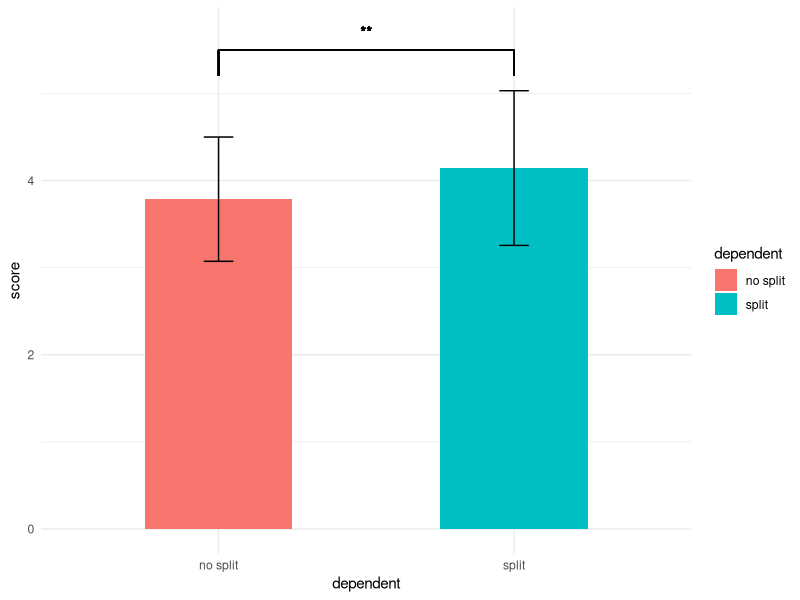
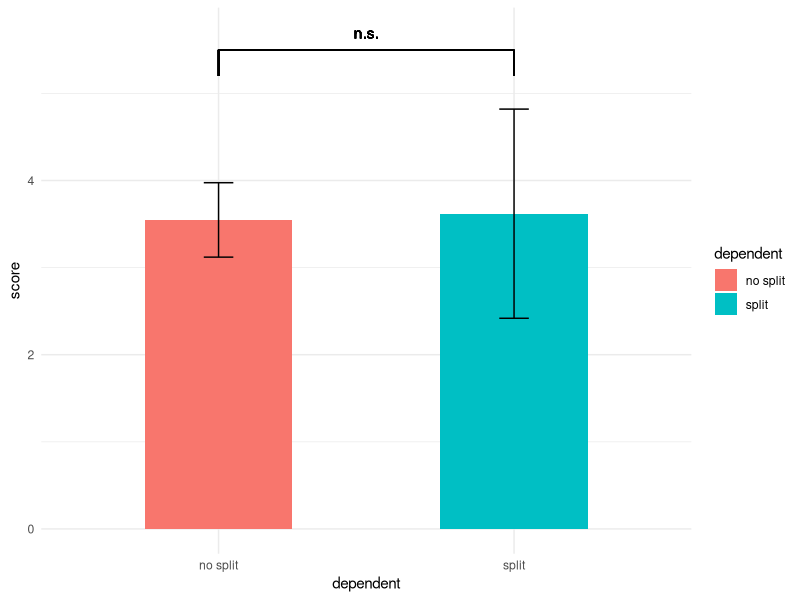
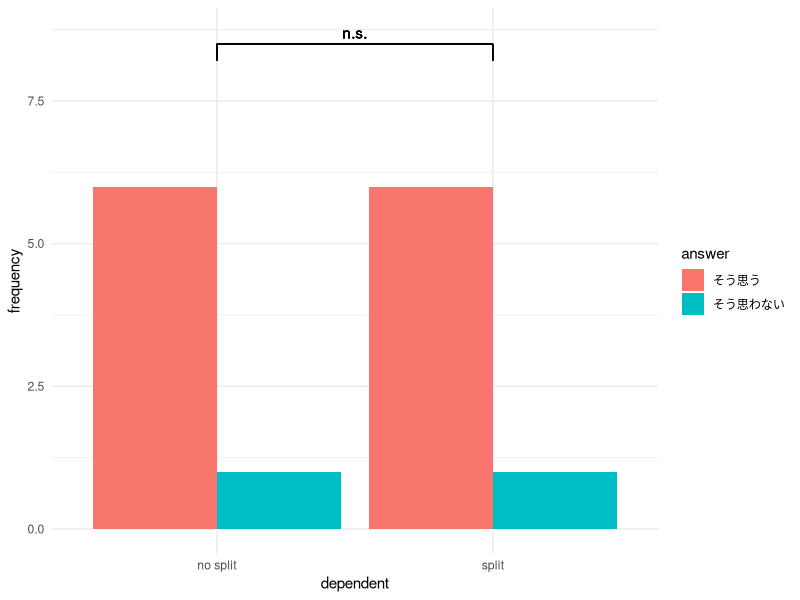
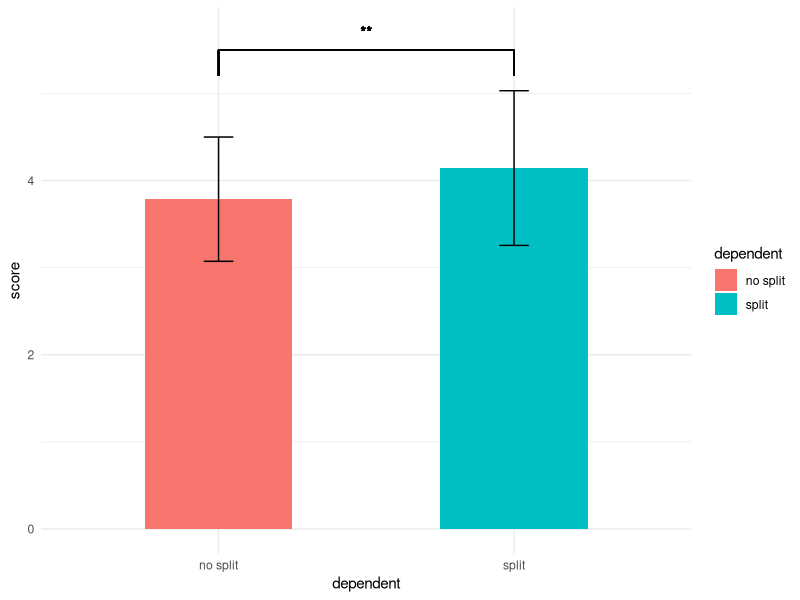
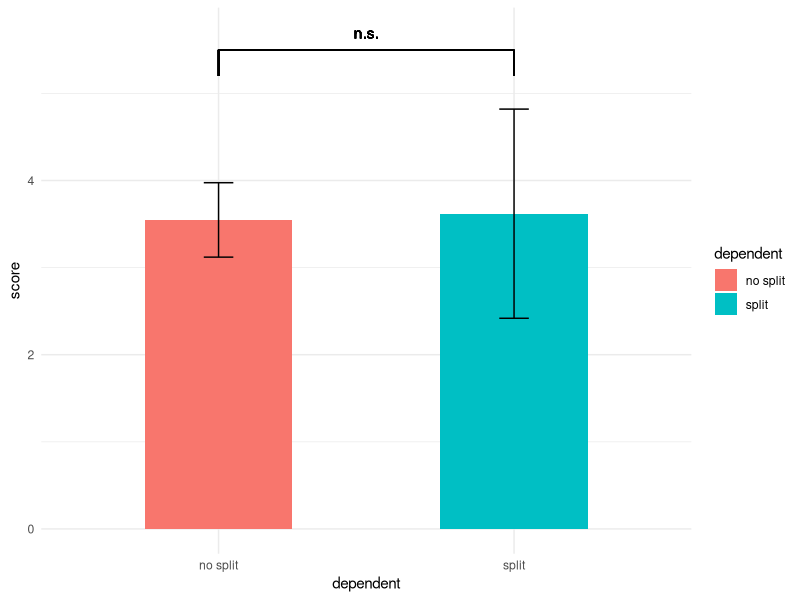
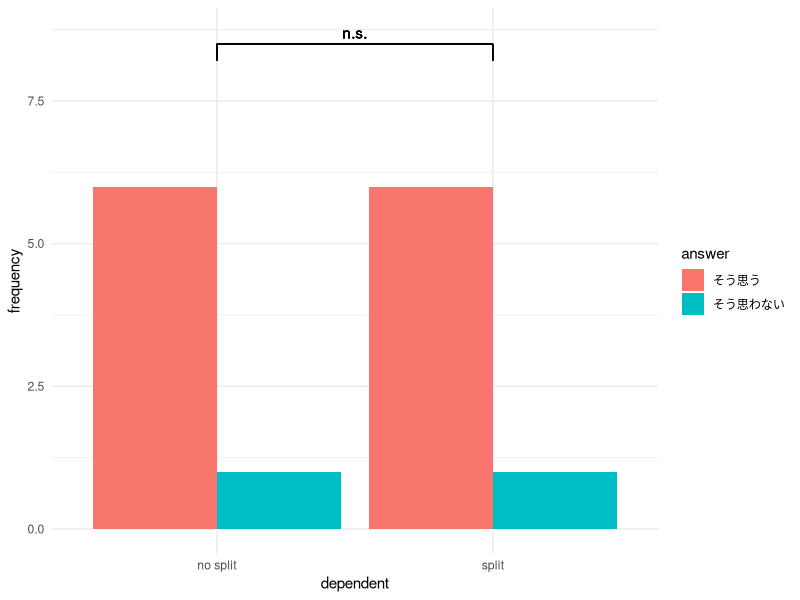

Here is the R script that generated these plots, in order:
## ---- chunk 1
personality<-read.csv("csv/personality.csv",header = T)
functional<-read.csv("csv/functional.csv",header = T)
charm<-read.csv("csv/charm.csv",header=T)
## ---- chunk 2
head(personality)
## ---- chunk 3
print("標準偏差",quote=F)
sd(personality$no_split)
print("最小値　第一四分位　中央値　平均値　第三四分位　最大値",quote=F)
summary((personality$no_split))
## ---- chunk 4
print("標準偏差",quote=F)
sd(personality$split)
print("最小値　第一四分位　中央値　平均値　第三四分位　最大値",quote=F)
summary((personality$split))
## ---- chunk 5
library(ggplot2)
library(ggbeeswarm)
library("ggsignif")
library(ggpubr)
## ---- chunk 6
personality_plot_data<-data.frame("dependent"=c(rep("no split",max(personality$ID)),rep("split",max(personality$ID))),"score"=c(personality$no_split,personality$split))
head(personality_plot_data)
tail(personality_plot_data)
## ---- chunk 7
t.test(personality$no_split,personality$split,paired = T,alternative = "two.sided",var.equal = T,conf.level = 0.95)
## ---- chunk 8
t.test(personality$no_split,personality$split,paired = T,alternative = "two.sided",var.equal = F,conf.level = 0.95)
## ---- chunk 9
library(coin)
## ---- chunk 10
personality_analysis_data<-data.frame("dependent"=factor(c(rep(0,max(personality$ID)),rep(1,max(personality$ID)))),"score"=c(personality$no_split,personality$split))
head(personality_analysis_data)
tail(personality_analysis_data)
## ---- chunk 11
personality_result<-wilcox_test(score ~ dependent,data=personality_analysis_data,paired = T,alternative = "two.sided",distribution="exact")
personality_result
## ---- chunk 12
p <- pvalue(personality_result)
z <- qnorm(1 - p/2)#両側検定の場合
n<-length(personality_analysis_data$dependent)/2
r <- z / sqrt(n)
print(r)
## ---- chunk 13
personality_power<-power.t.test(n=n,delta=r,sig.level=0.05,type="paired",strict=T)
personality_power
print("検出力")
personality_power$power
## ---- chunk 14
ggplot(personality_plot_data,aes(x = dependent,y = score,fill=dependent))+geom_bar(stat = "summary",fun = "mean",position = position_dodge(width = 0.9),width = 0.5)+stat_summary(geom = "errorbar",fun.data = "mean_sd",width = 0.1)+ 
  #検定結果によって変わる
  geom_text(aes(x = 1.5, y = 5.7, label = "**")) + 
  geom_segment(x = 1, xend = 1, y = 5.5, yend = 5.2) +
  geom_segment(x = 1, xend = 2, y = 5.5, yend = 5.5) +
  geom_segment(x = 2, xend = 2, y = 5.5, yend = 5.2) + theme_minimal()

png("personality_barplot.png", width = 2000, height =1500, res = 400)
ggplot(personality_plot_data,aes(x = dependent,y = score,fill=dependent))+geom_bar(stat = "summary",fun = "mean",position = position_dodge(width = 0.9),width = 0.5)+stat_summary(geom = "errorbar",fun.data = "mean_sd",width = 0.1)+ 
  #検定結果によって変わる
  geom_text(aes(x = 1.5, y = 5.7, label = "**")) + 
  geom_segment(x = 1, xend = 1, y = 5.5, yend = 5.2) +
  geom_segment(x = 1, xend = 2, y = 5.5, yend = 5.5) +
  geom_segment(x = 2, xend = 2, y = 5.5, yend = 5.2) + theme_minimal()
dev.off()

## ---- chunk 15
head(functional)
## ---- chunk 16
print("標準偏差",quote=F)
sd(functional$no_split)
print("最小値　第一四分位　中央値　平均値　第三四分位　最大値",quote=F)
summary((functional$no_split))
## ---- chunk 17
print("標準偏差",quote=F)
sd(functional$split)
print("最小値　第一四分位　中央値　平均値　第三四分位　最大値",quote=F)
summary((functional$split))
## ---- chunk 18
t.test(functional$no_split,functional$split,paired = T,alternative = "two.sided",var.equal = T,conf.level = 0.95)
## ---- chunk 19
t.test(functional$no_split,functional$split,paired = T,alternative = "two.sided",var.equal = F,conf.level = 0.95)
## ---- chunk 20
functional_analysis_data<-data.frame("dependent"=factor(c(rep(0,max(functional$ID)),rep(1,max(functional$ID)))),"score"=c(functional$no_split,functional$split))
head(functional_analysis_data)
tail(functional_analysis_data)
## ---- chunk 21
functional_result<-wilcox_test(score ~ dependent,data=functional_analysis_data,paired = T,alternative = "two.sided",distribution="exact")
functional_result
## ---- chunk 22
p <- pvalue(functional_result)
z <- qnorm(1 - p/2)#両側検定の場合
n<-length(functional_analysis_data$dependent)/2
r <- z / sqrt(n)
print(r)
## ---- chunk 23
functional_power<-power.t.test(n=n,delta=r,sig.level=0.05,type="paired",strict=T)
functional_power
print("検出力")
functional_power$power
## ---- chunk 24
functional_plot_data<-data.frame("dependent"=c(rep("no split",max(functional$ID)),rep("split",max(functional$ID))),"score"=c(functional$no_split,functional$split))
head(functional_plot_data)
tail(functional_plot_data)
## ---- chunk 25
ggplot(functional_plot_data,aes(x = dependent,y = score,fill=dependent))+geom_bar(stat = "summary",fun = "mean",position = position_dodge(width = 0.9),width = 0.5)+stat_summary(geom = "errorbar",fun.data = "mean_sd",width = 0.1)+ 
  #検定結果によって変わる
  geom_text(aes(x = 1.5, y = 5.7, label = "n.s.")) + 
  geom_segment(x = 1, xend = 1, y = 5.5, yend = 5.2) +
  geom_segment(x = 1, xend = 2, y = 5.5, yend = 5.5) +
  geom_segment(x = 2, xend = 2, y = 5.5, yend = 5.2) + theme_minimal()

png("functional_barplot.png", width = 2000, height =1500, res = 400)
ggplot(functional_plot_data,aes(x = dependent,y = score,fill=dependent))+geom_bar(stat = "summary",fun = "mean",position = position_dodge(width = 0.9),width = 0.5)+stat_summary(geom = "errorbar",fun.data = "mean_sd",width = 0.1)+ 
  #検定結果によって変わる
  geom_text(aes(x = 1.5, y = 5.7, label = "n.s.")) + 
  geom_segment(x = 1, xend = 1, y = 5.5, yend = 5.2) +
  geom_segment(x = 1, xend = 2, y = 5.5, yend = 5.5) +
  geom_segment(x = 2, xend = 2, y = 5.5, yend = 5.2) + theme_minimal()
dev.off()
## ---- chunk 26
head(charm)
## ---- chunk 27
charm_table_no_split<-table(charm$no_split)
round(100*charm_table_no_split/sum(charm_table_no_split),2)
## ---- chunk 28
charm_table_split<-table(charm$split)
round(100*charm_table_split/sum(charm_table_split),2)
## ---- chunk 29
charm_matrix_data<-matrix(c(charm_table_no_split,charm_table_split),nrow=2,byrow=T)
colnames(charm_matrix_data)<-c("そう思わない","そう思う")
rownames(charm_matrix_data)<-c("no split","split")
charm_matrix_data
## ---- chunk 30
charm_result<-prop.test(c(charm_table_no_split[2],charm_table_split[2]),c(sum(charm_table_no_split),sum(charm_table_split)),alternative = "two.sided",conf.level = 0.95)
charm_result
## ---- chunk 31
charm_power<-power.prop.test(p1=charm_table_no_split/sum(charm_table_no_split),p2=charm_table_split/sum(charm_table_split),n=n,sig.level=0.05,alternative="two.sided",strict=T)
personality_power
print("検出力")
personality_power$power
## ---- chunk 32
fisher.test(charm_matrix_data,conf.level = 0.95)
## ---- chunk 33
charm_plot_data<-data.frame("dependent"=c("no split","no split","split","split"),"answer"=c("そう思わない","そう思う","そう思わない","そう思う"),"frequency"=c(charm_table_no_split,charm_table_split))
head(charm_plot_data)
## ---- chunk 34
ggplot(data=charm_plot_data,aes(x=dependent,y=frequency,fill=answer))+geom_bar(position ="dodge",stat = "identity")+
  #検定結果によって変わる
  geom_text(aes(x = 1.5, y =8.7, label = "n.s.")) + 
  geom_segment(x = 1, xend = 1, y = 8.5, yend = 8.2) +
  geom_segment(x = 1, xend = 2, y = 8.5, yend = 8.5) +
  geom_segment(x = 2, xend = 2, y = 8.5, yend = 8.2)+ theme_minimal()

png("charm_barplot.png", width = 2000, height =1500, res = 400)
ggplot(data=charm_plot_data,aes(x=dependent,y=frequency,fill=answer))+geom_bar(position ="dodge",stat = "identity")+
  #検定結果によって変わる
  geom_text(aes(x = 1.5, y =8.7, label = "n.s.")) + 
  geom_segment(x = 1, xend = 1, y = 8.5, yend = 8.2) +
  geom_segment(x = 1, xend = 2, y = 8.5, yend = 8.5) +
  geom_segment(x = 2, xend = 2, y = 8.5, yend = 8.2)+ theme_minimal()
dev.off()
